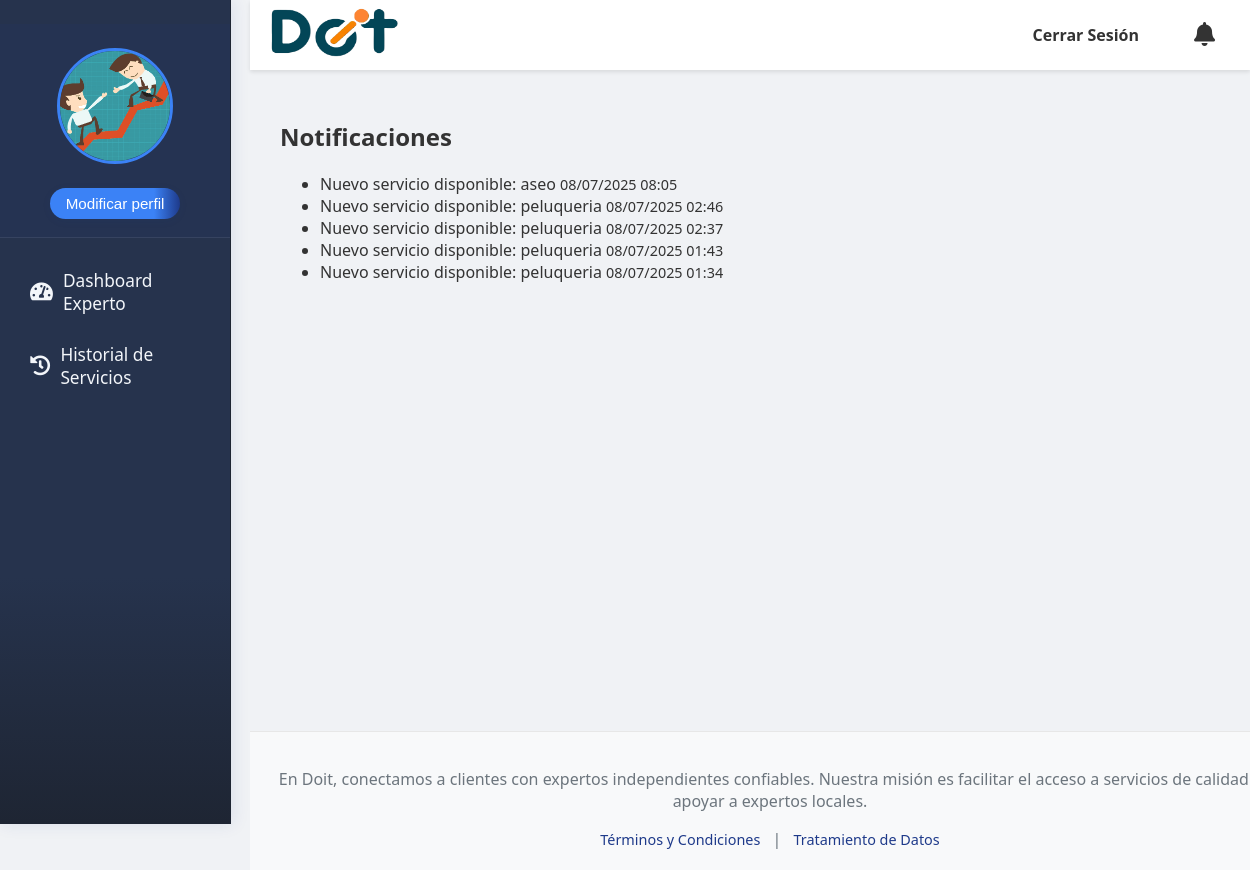
The app's page /notificaciones/ (signed in), older data.
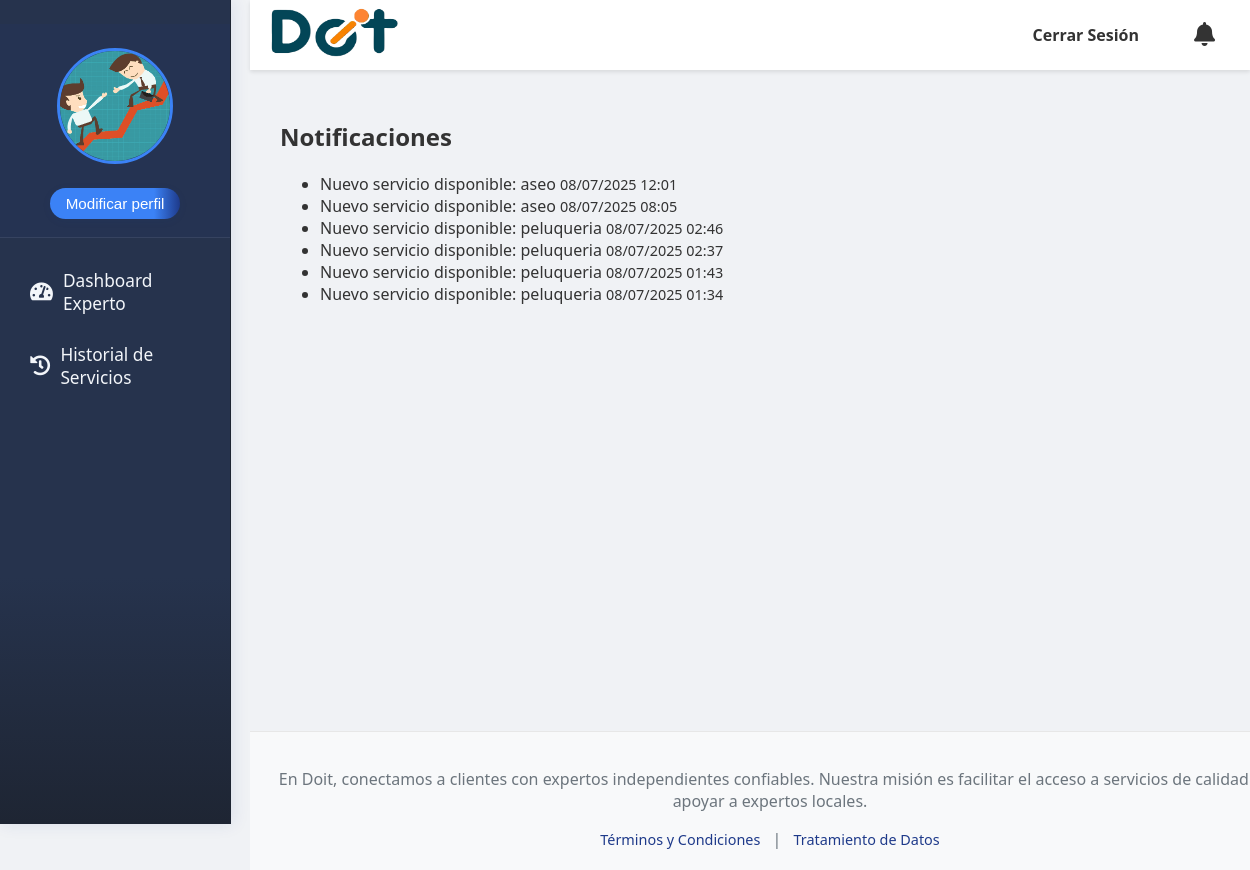
The same page, newer data.
### doit_app/models.py (models this page shows, shortened)
class CustomUser(AbstractUser):
    tipo_usuario_choices = [
        ('cliente', 'Cliente'),
        ('experto', 'Experto'),
    ]
    genero = models.ForeignKey(Genero, on_delete=models.SET_NULL, null=True, blank=True, verbose_name="Género")
    tipo_usuario = models.CharField(max_length=20, choices=tipo_usuario_choices, default='cliente', verbose_name="Tipo de Usuario")
    nacionalidad = models.CharField(max_length=100, blank=True, null=True, verbose_name="Nacionalidad")
    numDoc = models.CharField(max_length=100, unique=True, blank=True, null=True, verbose_name="Número de Documento")
    telefono = models.CharField(max_length=20, blank=True, null=True, verbose_name="Teléfono")
    fechaNacimiento = models.DateField(blank=True, null=True, verbose_name="Fecha de Nacimiento")
    foto_perfil = models.ImageField(upload_to='perfil/', null=True, blank=True, verbose_name="Foto de Perfil")
    tipo_documento = models.ForeignKey(TipoDoc, on_delete=models.SET_NULL, null=True, blank=True, verbose_name="Tipo de Documento")
    especialidad = models.ManyToManyField(
        Servicios,
        blank=True,
        verbose_name="Servicios que ofrece el experto"
    )
    direccion = models.CharField(max_length=255, blank=True, null=True, verbose_name="Dirección de Residencia")
    barrio = models.CharField(max_length=100, blank=True, null=True, verbose_name="Barrio")
    documento_identidad_pdf = models.FileField(upload_to='documentos_identidad/', blank=True, null=True, verbose_name="Documento de Identidad (PDF)")
    verificado = models.CharField(
        max_length=20,
        choices=[('pendiente', 'Pendiente'), ('aprobado', 'Aprobado'), ('rechazado', 'Rechazado')],
        default='pendiente',
        verbose_name="Estado de verificación del experto"
    )
    class Meta:
        verbose_name = "Usuario Personalizado"
        verbose_name_plural = "Usuarios Personalizados"
        app_label = "doit_app"
    def is_usuario_normal(self):
        return self.tipo_usuario == 'cliente'
    def is_experto(self):
        return self.tipo_usuario == 'experto'

class Notificacion(models.Model):
    usuario = models.ForeignKey(settings.AUTH_USER_MODEL, on_delete=models.CASCADE, related_name='notificaciones')
    mensaje = models.CharField(max_length=255)
    url = models.CharField(max_length=255, blank=True, null=True)
    leida = models.BooleanField(default=False)
    fecha = models.DateTimeField(auto_now_add=True)
    class Meta:
        ordering = ['-fecha']
        verbose_name = 'Notificación'
        verbose_name_plural = 'Notificaciones'

### doit_app/views.py (the view)
# urls.py: path('notificaciones/', views.notificaciones, name='notificaciones'),
@login_required
def notificaciones(request):
    notificaciones = Notificacion.objects.filter(usuario=request.user).order_by('-fecha')
    Notificacion.objects.filter(usuario=request.user, leida=False).update(leida=True)
    return render(request, 'notificaciones.html', {'notificaciones': notificaciones})

### doit_app/context_processors.py (called while the page is built)
def notificaciones_context(request):
    if request.user.is_authenticated:
        notificaciones_no_leidas = Notificacion.objects.filter(usuario=request.user, leida=False).count()
        return {
            'notificaciones_no_leidas': notificaciones_no_leidas,
        }
    return {}

### doit_app/templates/notificaciones.html (shortened to what this page needs)
{% extends "base.html" %}
{% block content %}
<div class="container mt-4">
    <h2>Notificaciones</h2>
    <ul class="list-group">
        {% for noti in notificaciones %}
            <li class="list-group-item {% if not noti.leida %}list-group-item-info{% endif %}">
                {{ noti.mensaje }}
                <span class="text-muted float-end" style="font-size:0.9em;">{{ noti.fecha|date:"d/m/Y H:i" }}</span>
            </li>
        {% empty %}
            <li class="list-group-item">No tienes notificaciones.</li>
        {% endfor %}
    </ul>
</div>
{% endblock %}

### doit_app/templates/base.html (shortened to what this page needs)
<!DOCTYPE html>
<html lang="es">
{% load static %}
<head>
    <link rel="stylesheet" href="{% static 'css/styles.css' %}">
    <link rel="stylesheet" href="{% static 'css/calificaciones.css' %}">
    <link rel="stylesheet" href="https://cdnjs.cloudflare.com/ajax/libs/font-awesome/5.15.4/css/all.min.css">
</head>
<body>
    {% if user.is_authenticated and not user.is_staff and not user.is_superuser %}
    <div id="sidebar">
        <div class="perfil-header">
            <div class="perfil-foto-container">
                {% if user.foto_perfil %}
                    <img src="{{ user.foto_perfil.url }}" alt="Foto de perfil de {{ user.username }}" class="perfil-foto">
                {% else %}
                    <img src="{% static 'images/default_profile.jpg' %}" alt="Foto de perfil por defecto" class="perfil-foto">
                {% endif %}
            </div>
            <div>
                <a href="{% url 'editar_perfil' %}">
                    <button class="modificar-perfil-btn">Modificar perfil</button>
                </a>
            </div>
        </div>
        <ul class="list-unstyled components">
            {% if user.is_authenticated and user.is_experto %}
                <li><a href="{% url 'dashboard_experto' %}"><i class="fas fa-tachometer-alt"></i> Dashboard Experto</a></li>
                <li><a href="{% url 'historial_experto' %}"><i class="fas fa-history"></i> Historial de Servicios</a></li>
            {% endif %}
        </ul>
    </div>
    {% endif %}
    <div id="content-wrapper">
        <header>
            <nav class="navbar navbar-light bg-light">
                <div class="logo">
                    {% if user.is_authenticated %}
                        {% if user.is_usuario_normal %}
                            <a href="{% url 'principal' %}">
                                <img src="{% static 'images/Doit_logo.png' %}" alt="Logo Doit" width="130">
                            </a>
                        {% elif user.is_experto %}
                            <a href="{% url 'dashboard_experto' %}">
                                <img src="{% static 'images/Doit_logo.png' %}" alt="Logo Doit" width="130">
                            </a>
                        {% elif user.is_superuser %}
                            <a href="{% url 'admin_principal' %}">
                                <img src="{% static 'images/Doit_logo.png' %}" alt="Logo Doit" width="130">
                            </a>
                        {% else %}
                             <a href="{% url 'home' %}">
                                <img src="{% static 'images/Doit_logo.png' %}" alt="Logo Doit" width="130">
                            </a>
                        {% endif %}
                    {% else %}
                        <a href="{% url 'home' %}">
                            <img src="{% static 'images/Doit_logo.png' %}" alt="Logo Doit" width="130">
                        </a>
                    {% endif %}
                </div>
                <ul class="nav-links">
                    {% if user.is_authenticated %}
                        <li><a href="{% url 'user_logout' %}">Cerrar Sesión</a></li>
                    {% else %}
                        <li><a href="{% url 'login' %}">Iniciar Sesión</a></li>
                        <li><a href="{% url 'registrarse' %}">Registrarse</a></li>
                    {% endif %}
                    <li style="position:relative;">
                        <a href="{% url 'notificaciones' %}" id="notificaciones-link" style="position:relative;">
                            <i class="fa fa-bell" style="font-size:1.5em;"></i>
                        </a>
                    </li>
                </ul>
            </nav>
        </header>
        <main>
            {% block content %}
            {% endblock %}
        </main>
        <footer>
            <p> En Doit, conectamos a clientes con expertos independientes confiables. Nuestra misión es facilitar el acceso a servicios de calidad y apoyar a expertos locales. </p>
            <div class="footer-links">
                <a href="{% url 'terminos_condiciones' %}">Términos y Condiciones</a> |
                <a href="{% url 'tratamiento_datos' %}">Tratamiento de Datos</a>
            </div>
        </footer>
    </div>
</body>
</html>

### static/css/styles.css (style rules this page uses)
:root { --sidebar-width: 250px; --header-height: 70px; --sidebar-bg-color: #2c3e50; --sidebar-text-color: #ecf0f1; --sidebar-hover-bg-color: #34495e; --header-bg-color: #ffffff; --footer-bg-color: #f8f9fa; --main-content-bg-color: #f0f2f5; --primary-blue: #1e3a8a; --secondary-blue: #3b82f6; --alert-info-bg: #d1ecf1; --alert-info-border: #bee5eb; --alert-info-text: #0c5460; --alert-success-bg: #d4edda; --alert-success-border: #c3e6cb; --alert-success-text: #155724; --alert-danger-bg: #f8d7da; --alert-danger-border: #f5c6cb; --alert-danger-text: #721c24; --alert-warning-bg: #fff3cd; --alert-warning-border: #ffeeba; --alert-warning-text: #856404; --shadow-light: 0 2px 4px rgba(0, 0, 0, 0.1); --shadow-medium: 0 4px 8px rgba(0, 0, 0, 0.15); --border-radius-base: 5px; }
html, body { margin: 0; padding: 0; font-family: 'Segoe UI', Arial, sans-serif; background-color: var(--main-content-bg-color); color: #333; }
body { display: flex; min-height: 100vh; }
#sidebar { width: 230px; min-height: 100vh; background: linear-gradient(180deg, #26334d 70%, #1e2533 100%); color: #f3f6fa; overflow-y: auto; padding-top: 24px; position: fixed; z-index: 101; top: 0; left: 0; box-shadow: 2px 0 16px rgba(30,58,138,0.10); border-right: 1.5px solid #1e2533; }
#sidebar .perfil-header { display: flex; flex-direction: column; align-items: center; padding: 24px 10px 18px 10px; margin-bottom: 18px; border-bottom: 1px solid rgba(255,255,255,0.08); background: rgba(30,58,138,0.07); }
#sidebar .perfil-foto-container { width: 110px; height: 110px; border-radius: 50%; overflow: hidden; margin-bottom: 12px; border: 3px solid #3b82f6; background: #fff; }
#sidebar .perfil-foto { width: 100%; height: 100%; object-fit: cover; }
#sidebar .modificar-perfil-btn { background: linear-gradient(90deg, #3b82f6 80%, #1e3a8a 100%); color: #fff; border: none; padding: 7px 16px; border-radius: 18px; cursor: pointer; font-size: 0.95em; font-weight: 500; transition: background 0.2s; margin-top: 12px; box-shadow: 0 2px 8px rgba(30,58,138,0.08); }
#sidebar ul.list-unstyled { list-style-type: none; padding: 0; margin: 0; }
#sidebar ul.list-unstyled li a { padding: 13px 22px; display: flex; align-items: center; color: #f3f6fa; text-decoration: none; font-size: 1.08em; border-radius: 8px; margin: 2px 8px; transition: background 0.18s, color 0.18s; }
#sidebar ul.list-unstyled li a i { margin-right: 10px; font-size: 1.18em; }
header { position: fixed; top: 0; left: var(--sidebar-width); width: calc(100% - var(--sidebar-width)); height: var(--header-height); background-color: var(--header-bg-color); box-shadow: var(--shadow-light); z-index: 100; display: flex; align-items: center; }
header nav { display: flex; justify-content: space-between; align-items: center; width: 100%; padding: 0 20px; }
header .logo img { height: 50px; }
header .nav-links { list-style: none; margin: 0; padding: 0; display: flex; align-items: center; }
header .nav-links li { margin-left: 25px; }
header .nav-links a { text-decoration: none; color: #333; font-weight: 600; padding: 8px 15px; border-radius: var(--border-radius-base); transition: background-color 0.3s ease, color 0.3s ease; }
#content-wrapper { flex-grow: 1; margin-left: var(--sidebar-width); padding-top: var(--header-height); min-height: 100vh; display: flex; flex-direction: column; }
main { flex-grow: 1; padding: 30px; background-color: var(--main-content-bg-color); }
footer { width: 100%; padding: 20px; background-color: var(--footer-bg-color); text-align: center; color: #6c757d; margin-top: auto; border-top: 1px solid #e7e7e7; }
.footer-links { margin-top: 10px; }
.footer-links a { color: var(--primary-blue); text-decoration: none; margin: 0 8px; font-size: 0.9em; }

Row changes from the older to the newer data that the page shows:
added Notificacion: mensaje "Nuevo servicio disponible: aseo", fecha "08/07/2025 12:01"
